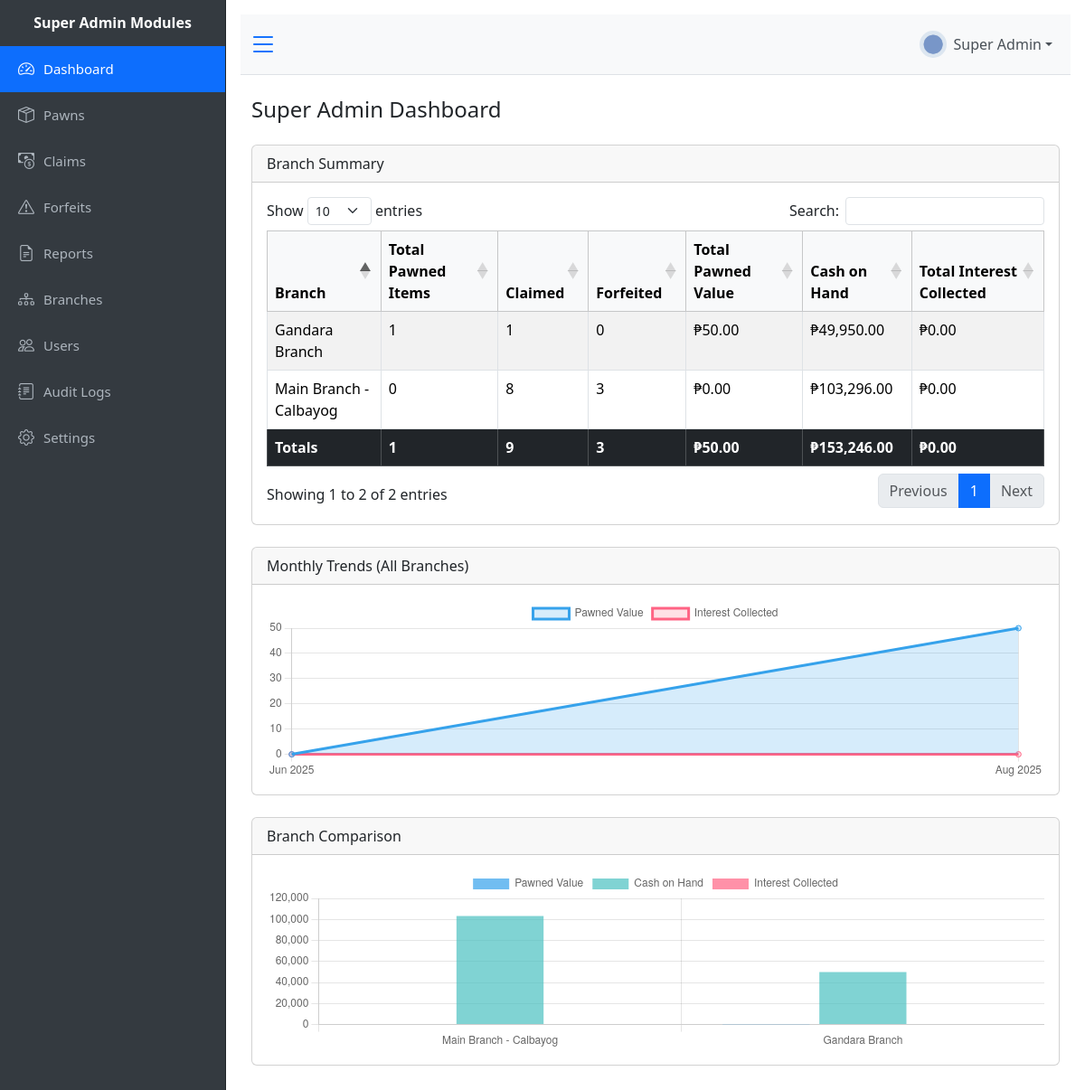
Page /public/dashboard_super.php (signed in) on the earlier database version.
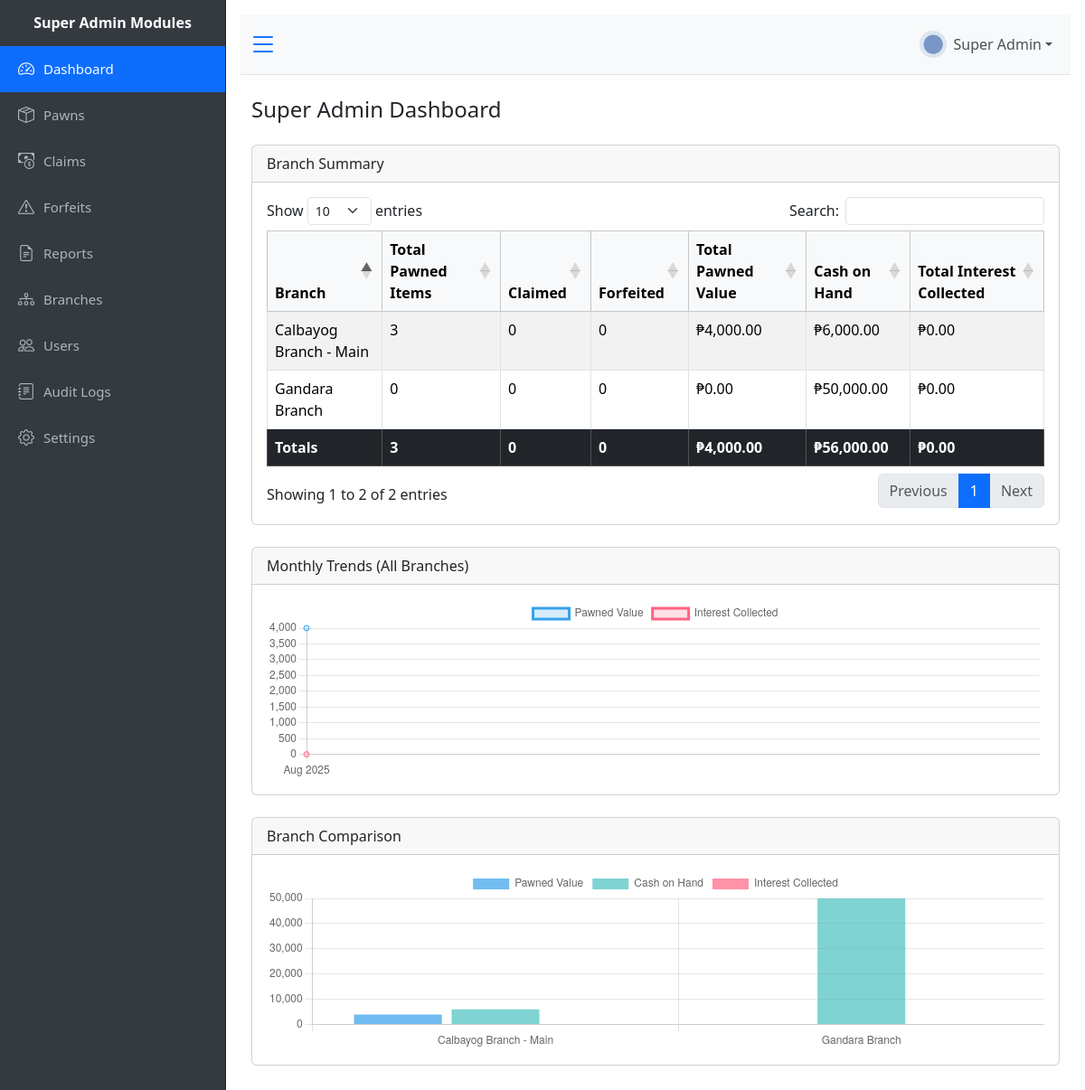
Same page on the later database version.
### tables this page shows
CREATE TABLE `branches` (
  `branch_id` int(11) NOT NULL,
  `branch_name` varchar(100) NOT NULL,
  `branch_address` varchar(255) DEFAULT NULL,
  `branch_phone` varchar(30) DEFAULT NULL,
  `status` enum('active','inactive') DEFAULT 'active',
  `interest_rate` decimal(5,4) DEFAULT 0.0600,
  `cash_on_hand` decimal(12,2) DEFAULT 0.00,
  `created_at` timestamp NOT NULL DEFAULT current_timestamp()
);

### public/dashboard_super.php (the view, shortened to what this page needs)
<?php
require_once "../config/db.php";
include '../views/header.php';
$branch_stats = $pdo->query("
    SELECT
    b.branch_id,
    b.branch_name,
    SUM(CASE WHEN p.status = 'pawned' THEN 1 ELSE 0 END) AS total_pawned,
    SUM(CASE WHEN p.status = 'claimed' THEN 1 ELSE 0 END) AS claimed,
    SUM(CASE WHEN p.status = 'forfeited' THEN 1 ELSE 0 END) AS forfeited,
    COALESCE(SUM(CASE WHEN p.status = 'pawned' THEN p.amount_pawned ELSE 0 END), 0) AS total_pawned_value,
    COALESCE(SUM(tp.interest_amount), 0) AS total_interest_amount,
    b.cash_on_hand
FROM branches b
LEFT JOIN pawned_items p
    ON b.branch_id = p.branch_id
    AND p.is_deleted = 0
LEFT JOIN tubo_payments tp
    ON p.pawn_id = tp.pawn_id
GROUP BY b.branch_id, b.branch_name
")->fetchAll(PDO::FETCH_ASSOC);
$trend_stmt = $pdo->query("
    SELECT DATE_FORMAT(p.date_pawned, '%Y-%m') AS month,
       COALESCE(SUM(CASE WHEN p.status = 'pawned' THEN p.amount_pawned ELSE 0 END), 0) AS total_pawned,
       COALESCE(SUM(tp.interest_amount), 0) AS total_interest
FROM pawned_items p
LEFT JOIN tubo_payments tp
    ON p.pawn_id = tp.pawn_id
WHERE p.is_deleted = 0
  AND p.date_pawned >= DATE_SUB(CURDATE(), INTERVAL 12 MONTH)
GROUP BY month
ORDER BY month ASC
");
$trend_data = $trend_stmt->fetchAll(PDO::FETCH_ASSOC);
$trend_months = [];
$trend_pawned = [];
$trend_interest = [];
foreach ($trend_data as $row) {
    $trend_months[] = date("M Y", strtotime($row['month'] . "-01"));
    $trend_pawned[] = (float) $row['total_pawned'];
    $trend_interest[] = (float) $row['total_interest'];
}
?>
<div class="d-flex" id="wrapper">
    <?php include '../views/sidebar.php'; ?>
    <div id="page-content-wrapper">
        <?php include '../views/topbar.php'; ?>
        <div class="container-fluid mt-4">
            <div class="d-flex justify-content-between align-items-center mb-3">
                <h4>Super Admin Dashboard</h4>
            </div>
            <div class="card mb-4">
                <div class="card-header">Branch Summary</div>
                <div class="card-body">
                    <table id="branchSummaryTable" class="table table-bordered table-striped">
                        <thead class="table-light">
                            <tr>
                                <th>Branch</th>
                                <th>Total Pawned Items</th>
                                <th>Claimed</th>
                                <th>Forfeited</th>
                                <th>Total Pawned Value</th>
                                <th>Cash on Hand</th>
                                <th>Total Interest Collected</th>
                            </tr>
                        </thead>
                        <tbody>
                            <?php
                            $grand_pawned = $grand_claimed = $grand_forfeited = $grand_value = $grand_coh = $grand_interest = 0;
                            foreach ($branch_stats as $branch):
                                $grand_pawned += $branch['total_pawned'];
                                $grand_claimed += $branch['claimed'];
                                $grand_forfeited += $branch['forfeited'];
                                $grand_value += $branch['total_pawned_value'];
                                $grand_coh += $branch['cash_on_hand'];
                                $grand_interest += $branch['total_interest_amount'];
                                ?>
                                <tr>
                                    <td><?= htmlspecialchars($branch['branch_name']) ?></td>
                                    <td><?= number_format($branch['total_pawned']) ?></td>
                                    <td><?= number_format($branch['claimed']) ?></td>
                                    <td><?= number_format($branch['forfeited']) ?></td>
                                    <td>₱<?= number_format($branch['total_pawned_value'], 2) ?></td>
                                    <td>₱<?= number_format($branch['cash_on_hand'], 2) ?></td>
                                    <td>₱<?= number_format($branch['total_interest_amount'], 2) ?></td>
                                </tr>
                            <?php endforeach; ?>
                        </tbody>
                        <tfoot class="table-dark">
                            <tr>
                                <th>Totals</th>
                                <th><?= number_format($grand_pawned) ?></th>
                                <th><?= number_format($grand_claimed) ?></th>
                                <th><?= number_format($grand_forfeited) ?></th>
                                <th>₱<?= number_format($grand_value, 2) ?></th>
                                <th>₱<?= number_format($grand_coh, 2) ?></th>
                                <th>₱<?= number_format($grand_interest, 2) ?></th>
                            </tr>
                        </tfoot>
                    </table>
                </div>
            </div>
            <div class="card mb-4">
                <div class="card-header">Monthly Trends (All Branches)</div>
                <div class="card-body">
                    <canvas id="monthlyTrendsChart" height="200"></canvas>
                </div>
            </div>
            <div class="card mb-4">
                <div class="card-header">Branch Comparison</div>
                <div class="card-body">
                    <canvas id="branchComparisonChart" height="200"></canvas>
                </div>
            </div>
        </div>
        <?php include '../views/footer.php'; ?>
<script>
    document.addEventListener("DOMContentLoaded", function () {
        // Monthly Trends Chart
        new Chart(document.getElementById('monthlyTrendsChart').getContext('2d'), {
            type: 'line',
            data: {
                labels: <?= json_encode($trend_months) ?>,
                datasets: [
                    {
                        label: 'Pawned Value',
                        data: <?= json_encode($trend_pawned) ?>,
                        borderColor: 'rgba(54,162,235,1)',
                        backgroundColor: 'rgba(54,162,235,0.2)',
                        fill: true,
                        tension: 0.3
                    },
                    {
                        label: 'Interest Collected',
                        data: <?= json_encode($trend_interest) ?>,
                        borderColor: 'rgba(255,99,132,1)',
                        backgroundColor: 'rgba(255,99,132,0.2)',
                        fill: true,
                        tension: 0.3
                    }
                ]
            }
        });
        // Branch Comparison Chart
        new Chart(document.getElementById('branchComparisonChart').getContext('2d'), {
            type: 'bar',
            data: {
                labels: <?= json_encode(array_column($branch_stats, 'branch_name')) ?>,
                datasets: [
                    {
                        label: 'Pawned Value',
                        data: <?= json_encode(array_column($branch_stats, 'total_pawned_value')) ?>,
                        backgroundColor: 'rgba(54,162,235,0.7)'
                    },
                    {
                        label: 'Cash on Hand',
                        data: <?= json_encode(array_column($branch_stats, 'cash_on_hand')) ?>,
                        backgroundColor: 'rgba(75,192,192,0.7)'
                    },
                    {
                        label: 'Interest Collected',
                        data: <?= json_encode(array_column($branch_stats, 'total_interest_amount')) ?>,
                        backgroundColor: 'rgba(255,99,132,0.7)'
                    }
                ]
            },
            options: {
                responsive: true,
                plugins: { legend: { position: 'top' } },
                scales: { y: { beginAtZero: true } }
            }
        });
    });
</script>

### views/header.php (shortened to what this page needs)
<!doctype html>
<html lang='en'>
<!DOCTYPE html>
<html lang="en">
<head>
<link rel="stylesheet" href="../assets/css/bootstrap.min.css">
<link rel="stylesheet" href="../assets/css/datatables.min.css">
<link rel="stylesheet" href="../assets/css/bootstrap-icons.css">
<link rel="stylesheet" href="../assets/css/style.css">
<link href="https://cdn.jsdelivr.net/npm/select2@4.1.0-rc.0/dist/css/select2.min.css" rel="stylesheet" />
</head>
<body>
<body>

### views/sidebar.php (shortened to what this page needs)
<?php
$branchName = "Super Admin Modules";
$currentPage = basename($_SERVER['PHP_SELF']);
$role = $_SESSION['user']['role'] ?? 'guest';
$menuItems = [
    ['href' => 'dashboard_super.php', 'icon' => 'bi-speedometer2', 'label' => 'Dashboard', 'roles' => ['super_admin']],
    ['href' => 'dashboard.php', 'icon' => 'bi-speedometer2', 'label' => 'Dashboard', 'roles' => ['admin', 'cashier']],
    ['href' => 'pawns.php', 'icon' => 'bi-box-seam', 'label' => 'Pawns', 'roles' => '*'],
    ['href' => 'claims.php', 'icon' => 'bi-cash-coin', 'label' => 'Claims', 'roles' => '*'],
    ['href' => 'forfeits.php', 'icon' => 'bi-exclamation-triangle', 'label' => 'Forfeits', 'roles' => ['super_admin', 'admin']],
    ['href' => 'reports.php', 'icon' => 'bi-file-earmark-text', 'label' => 'Reports', 'roles' => ['super_admin', 'admin']],
    ['href' => 'trash.php', 'icon' => 'bi-trash', 'label' => 'Trash Bin', 'roles' => ['admin']],
    ['href' => 'branches.php', 'icon' => 'bi-diagram-3', 'label' => 'Branches', 'roles' => ['super_admin']],
    ['href' => 'users.php', 'icon' => 'bi-people', 'label' => 'Users', 'roles' => ['super_admin']],
    ['href' => 'audit_logs.php', 'icon' => 'bi-journal-text', 'label' => 'Audit Logs', 'roles' => ['super_admin']],
    ['href' => 'settings.php', 'icon' => 'bi-gear', 'label' => 'Settings', 'roles' => ['super_admin']],
];
function isAllowed($itemRoles, $currentRole) {
    if ($itemRoles === '*') return true;
    return in_array($currentRole, (array)$itemRoles, true);
}
?>
<div id="sidebar-wrapper">
    <div class="sidebar-heading text-center py-3">
        <h6 class="mb-0"><strong><?= htmlspecialchars($branchName) ?></strong></h6>
    </div>
    <div class="list-group list-group-flush">
        <?php foreach ($menuItems as $item):
            if (!isAllowed($item['roles'], $role)) continue;
            $active = $currentPage === $item['href'] ? 'active' : '';
        ?>
            <a href="<?= htmlspecialchars($item['href']) ?>" class="list-group-item <?= $active ?>">
                <i class="bi <?= htmlspecialchars($item['icon']) ?>"></i> <?= htmlspecialchars($item['label']) ?>
            </a>
        <?php endforeach; ?>
    </div>
</div>

### views/topbar.php (shortened to what this page needs)
<nav class="navbar navbar-expand-lg navbar-light bg-light border-bottom px-0">
    <button class="btn btn-link p-0 ms-2" id="sidebarToggleTop">
        <i class="bi bi-list fs-2"></i>
    </button>
    <div class="container-fluid">
        <ul class="navbar-nav ms-auto">
            <li class="nav-item dropdown">
                <a class="nav-link dropdown-toggle d-flex align-items-center" href="#" id="navbarDropdown" data-bs-toggle="dropdown">
                    <img src="../assets/img/avatar.png" class="rounded-circle me-2" width="30" height="30">
                    <?php echo $_SESSION['user']['name'] ?? 'User'; ?>
                </a>
            </li>
        </ul>
    </div>
</nav>

### views/footer.php (shortened to what this page needs)
</body>
</html>
</body>
</html>

### assets/css/style.css (style rules this page uses)
#sidebar-wrapper { background-color: #343a40; border-right: 1px solid #212529; min-height: 100vh; transition: all 0.3s; }
#sidebar-wrapper .sidebar-heading { color: #fff; font-size: 18px; font-weight: bold; padding: 15px; }
#sidebar-wrapper .list-group-item { background-color: transparent; color: #adb5bd; border: none; padding: 12px 20px; font-size: 15px; display: flex; align-items: center; gap: 10px; transition: background-color 0.2s, color 0.2s; }
#sidebar-wrapper .list-group-item i { font-size: 18px; }
#sidebar-wrapper .list-group-item.active { background-color: #0d6efd; color: #fff; }
.navbar { border-bottom: 1px solid #dee2e6; }
.navbar .nav-link { color: #495057; }
.card .table-responsive, .card canvas { width: 100% !important; }
#page-content-wrapper { padding: 1rem; min-height: 100vh; display: flex; flex-direction: column; }
.container-fluid { flex: 1; display: flex; flex-direction: column; }
.card-body { flex: 1; display: flex; flex-direction: column; }
#wrapper { display: flex; width: 100%; }
#sidebar-wrapper { min-width: 250px; max-width: 250px; transition: all 0.3s; }
#page-content-wrapper { flex: 1; }

Differences in the rows shown:
changed branches: branch_name "Main Branch - Calbayog" → "Calbayog Branch - Main"; total_pawned "0" → "3"; claimed "8" → "0"; forfeited "3" → "0"; total_pawned_value "0.00" → "4,000.00"; cash_on_hand "103,296.00" → "6,000.00"
changed branches "Gandara Branch": total_pawned "1" → "0"; claimed "1" → "0"; total_pawned_value "50.00" → "0.00"; cash_on_hand "49,950.00" → "50,000.00"
Other differences:
$grand_pawned: "1" → "3"
$grand_claimed: "9" → "0"
$grand_forfeited: "3" → "0"
$grand_value: "50.00" → "4,000.00"
$grand_coh: "153,246.00" → "56,000.00"
chart data {{ json_encode($trend_pawned) }}: [0,50] → [4000]
chart data {{ json_encode($trend_interest) }}: [0,0] → [0]
chart data {{ json_encode(array_column($branch_stats, 'branch_name')) }}: ["Main Branch - Calbayog","Gandara Branch"] → ["Calbayog Branch - Main","Gandara Branch"]
chart data {{ json_encode(array_column($branch_stats, 'cash_on_hand')) }}: ["103296.00","49950.00"] → ["6000.00","50000.00"]
